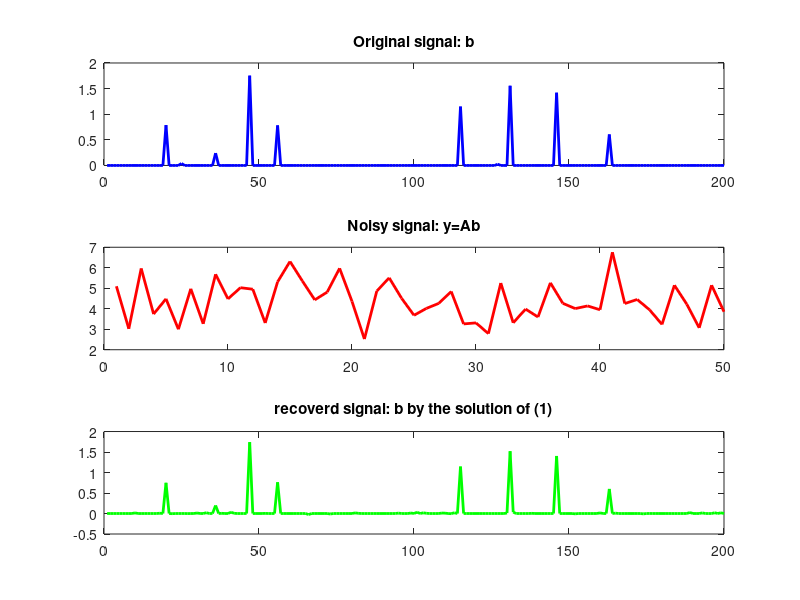

Write MATLAB code to recreate this figure.
clear; 
close all; 
clc;
rng(0);  % for reproducibility, do not change it!
m = 50;  % num samples
n = 200; % num variables, note that n > m

A = rand(m, n);  % simulate matrix A 模拟矩阵A
x = zeros(n, 1); % simulate true sparse signal x: line 13-16 模拟稀疏信号
nz = 10;         % 
nz_idx = randperm(n);
x(nz_idx(1:nz)) = 2 * rand(nz, 1);
y = A*x;         % simulate a degraded signal
y = y + 0.1 * rand(m, 1); % add some noise to the degraded signal




[m, n] = size(A);


b = zeros(n,1);  %n行1列
b1 = zeros(m,1);
b2 = zeros(n,1);

beta1 = 1e-1;  % The para. in Algrithm 1
beta2 = 1e-2;
lambda = 1e-2;

k=0;
ReErr=1;
maxitr = 500;
tol  = 1e-8;
b_old = b;
b1_old = b1;
b2_old = b2;

while ReErr> tol && k<maxitr

u_old = sign(y-A*b_old-b1_old).*max(abs(y-A*b_old-b1_old)-1/beta1,0) ;%第一次计算u



v_old = sign(b_old-b2_old).*max(abs(b_old-b2_old)-lambda /beta2,0) ;%第一次计算v




I = eye(n,n);
b_new = (inv(beta1*((A.')*A)+beta2.*I))*(beta2*(v_old+b2_old)-beta1*(A.')*(u_old-y +b1_old));%更新b的值







b1_new = b1_old+1.618*(u_old-(y-A*b_new));
b2_new = b2_old+1.618*(v_old-b_new);
b1_old = b1_new;
b2_old = b2_new;


ReErr = norm((b_new-b_old),2)./ norm(b_new,2);
b_old = b_new;



k=k+1;
    
end


figure,
subplot(3,1, 1);
plot(x,'b-','Linewidth',2), axis auto;
title('Original signal: b');

subplot(3,1, 2);
plot(y,'r-','Linewidth',2), axis auto;
title('Noisy signal: y=Ab');

subplot(3,1, 3);
plot(b_old,'g-','Linewidth',2), axis auto;
title('recoverd signal: b by the solution of (1)');


